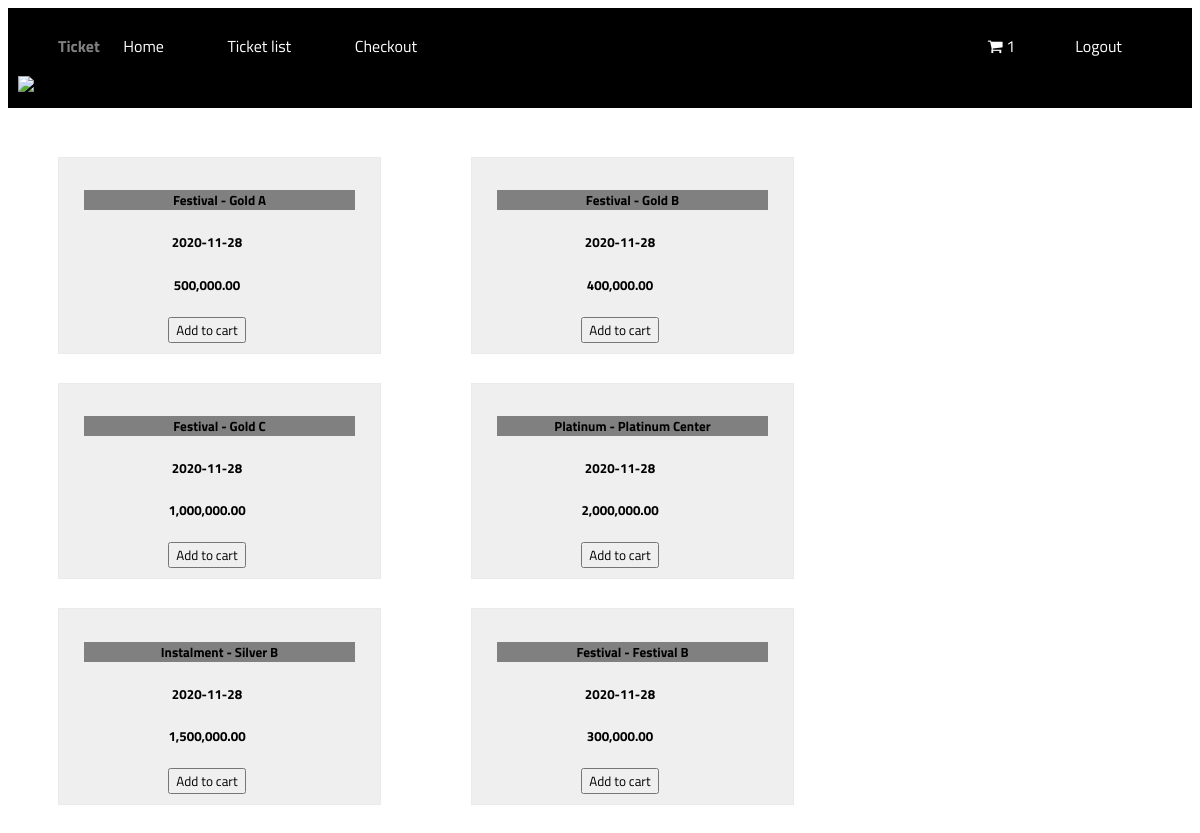
Screenshot of /tiket.php with the database file from the repository.
### tables this page shows
CREATE TABLE `tiket` (
  `id` int(11) NOT NULL,
  `jenis_tiket` varchar(100) NOT NULL,
  `tanggal_tiket` date NOT NULL,
  `harga_tiket` varchar(100) NOT NULL,
  `code_tiket` varchar(10) NOT NULL
);

### tiket.php (the view, shortened to what this page needs)
<!doctype html>
<html>
<head>
    <link rel="stylesheet" href="https://cdnjs.cloudflare.com/ajax/libs/font-awesome/4.7.0/css/font-awesome.min.css">
</head>
<body>
        <header>
            <nav class="navbar">
                <div>
                    <ul>
                        <li class="list"><a class="navbar-brand">Ticket</a></li>
                        <li class="list"><a class="a" href="index.php">Home</a></li>
                        <li class="list"><a class="a" href="tiket.php">Ticket list</a></li>
                        <li class="list"><a class="a" href="checkout.php">Checkout</a></li>
                        <li class="list" style="float: right;"><a class="a" href="logout.php">Logout</a></li>
                        <li class="list" style="float: right;"><a class="a" href="cart.php"><i class="fa fa-shopping-cart"></i>&nbsp;<span id="cart-item">1</span></a></li>
                    </ul>
                </div>
                <img src="banner.jpg" style="text-align: center;  width: 100%;" />
            </nav>
        </header>
    <div class="container" style="width: 100%">
        <div>
            <?php
                include 'config.php';
                $stmt = $conn->prepare("SELECT * FROM tiket");
                $stmt->execute();
                $result = $stmt->get_result();
                while($row = $result->fetch_assoc()):
            ?>
            <div class="product card">
                <h5 style="background-color: grey; margin-left: 25px;" class="text-info"><?= $row["jenis_tiket"]; ?></h5>
                <h5><?= $row["tanggal_tiket"]; ?></h5>
                <h5><?= number_format($row["harga_tiket"],2); ?></h5>
                    <div class="card-footer p-1">
                        <form action="" class="form-submit">
                            <button class="addItemBtn">Add to cart</button>
                        </form>
                    </div>
            </div>
                <?php endwhile; ?>
        </div>
    </div>
</body>
</html>

### tiket.php (style rules this page uses)
* { font-family: 'Titillium Web', sans-serif; }
nav { padding: 10px; background-color: black; }
.navbar-brand { color: white; padding-left: 0; padding-right: 20px; font-weight: bold; opacity: 0.5; }
.navbar ul li .a { color: white; text-decoration: none; padding: 0 60px 20px 0; font-size: medium; }
.list { list-style: none; display: inline; }
.container { padding-top: 50px; margin: 0 auto; }
.product { border: 1px solid #eaeaec; margin: -1px 40px 30px 50px; padding: 10px 25px 10px 0; text-align: center; background-color: #efefef; width: 25%; float: left; }

### rows the page displays
tiket: jenis_tiket "Festival - Gold A", tanggal_tiket "2020-11-28", harga_tiket "500,000.00"
tiket: jenis_tiket "Festival - Gold B", tanggal_tiket "2020-11-28", harga_tiket "400,000.00"
tiket: jenis_tiket "Festival - Gold C", tanggal_tiket "2020-11-28", harga_tiket "1,000,000.00"
tiket: jenis_tiket "Platinum - Platinum Center", tanggal_tiket "2020-11-28", harga_tiket "2,000,000.00"
tiket: jenis_tiket "Instalment - Silver B", tanggal_tiket "2020-11-28", harga_tiket "1,500,000.00"
tiket: jenis_tiket "Festival - Festival B", tanggal_tiket "2020-11-28", harga_tiket "300,000.00"
